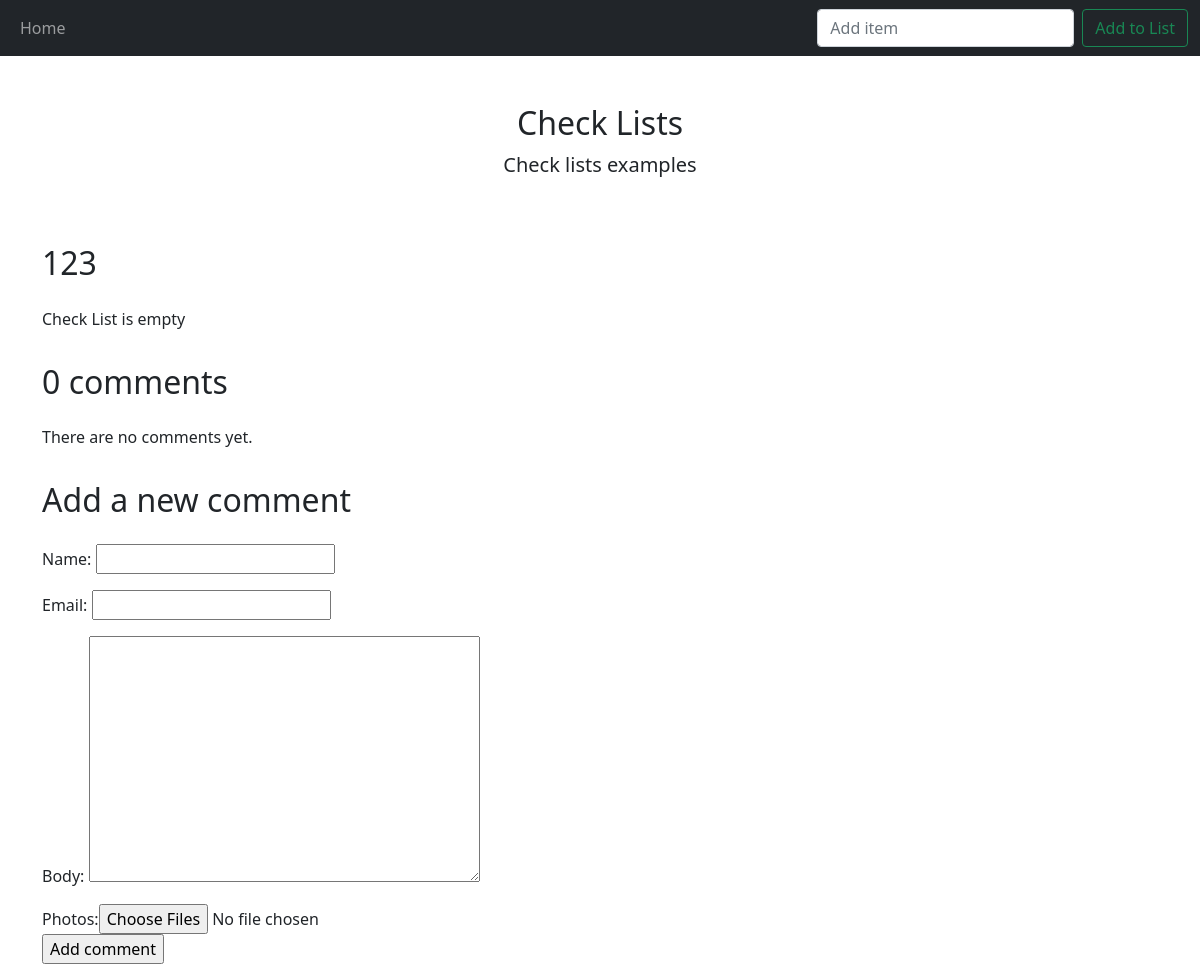
The page /checklist/3 on the database as committed earlier.
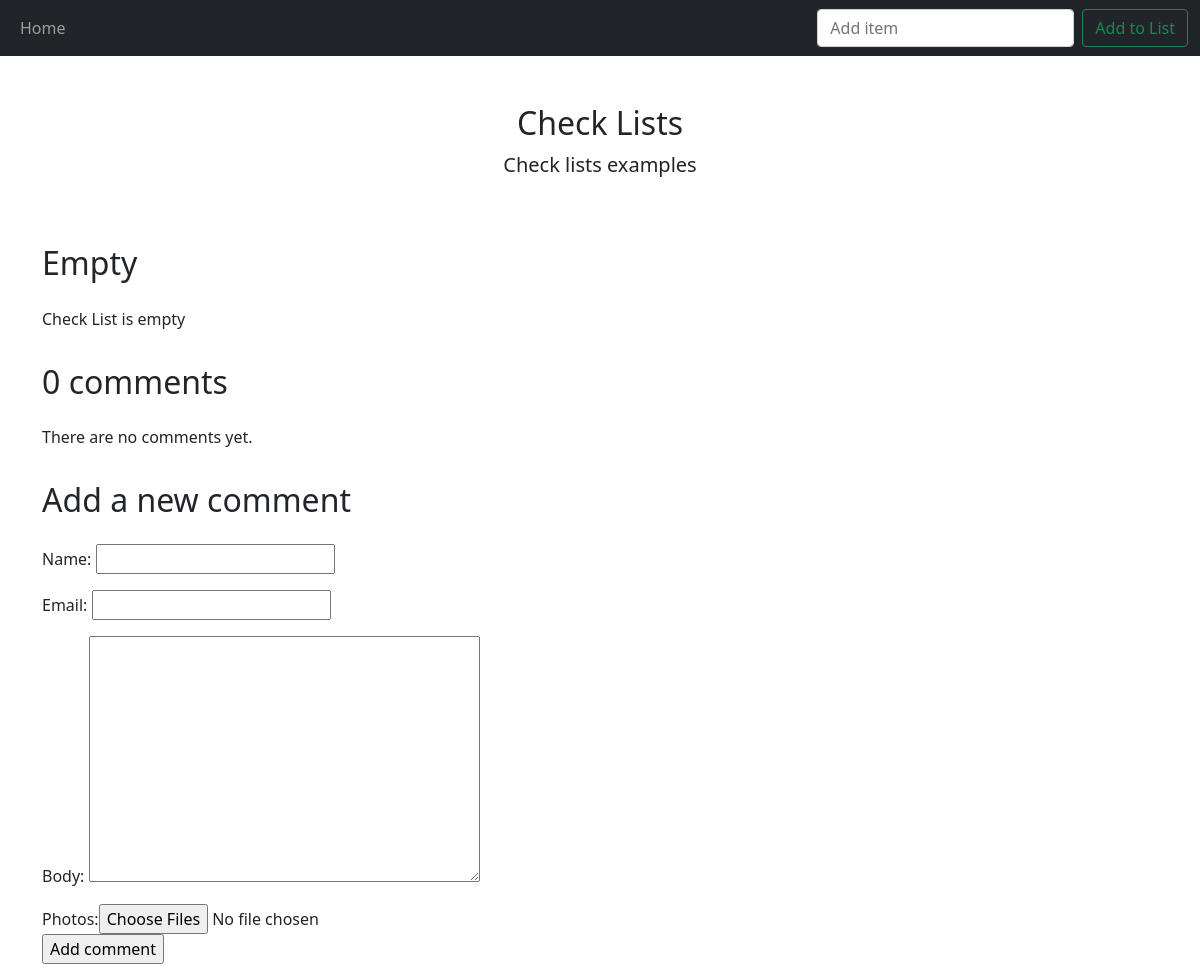
The same page on the database as committed later.
### checklist/models.py (models this page shows)
class CheckList(models.Model):
    objects = models.Manager()
    name = models.CharField(max_length=100)
    description = models.CharField(max_length=150)
    completed = models.BooleanField(default=False)
    date = models.DateField("Created", default=datetime.date.today)
    def __str__(self):
        return str(self.name)

### checklist/views.py (the view)
# urls.py: path('checklist/<list_id>', views.show_full_list, name='checklist'),
def show_full_list(request, list_id):
    checklist = CheckList.objects.get(pk=list_id)
    categories = checklist.categories.order_by('id')
    subtasks = list()
    for each in categories:
        subtasks.append(list(SubTask.objects.filter(related_category_id=each).order_by('id')))
    comments = checklist.comments.filter(active=True)
    images = Image.objects.filter()[:5]
    if request.method == 'POST':
        comment_form = CommentForm(request.POST)
        form_images = CommentImagesForm(request.POST, request.FILES, request=request)
        if comment_form.is_valid() and form_images.is_valid():
            new_comment = comment_form.save(commit=False)
            new_comment.post = checklist
            form_images.save_for(new_comment.save())
            new_comment.save()
        return HttpResponseRedirect(request.META.get('HTTP_REFERER', '/'))
    else:
        comment_form = CommentForm()
        form_images = CommentImagesForm()
    return render(request, 'checklist/list_view.html',
                           {'checklist': checklist, 'categories': categories, 'subtasks': subtasks,
                            'comments': comments,
                            'comment_form': comment_form,
                            'images': images,
                            'form_images': form_images})

### checklist/forms.py (shortened to what this page needs)
class CommentForm(forms.ModelForm):
    class Meta:
        model = Comment
        fields = ('name', 'email', 'body')

class CommentImagesForm(forms.Form):
    photos = forms.FileField(widget=forms.FileInput(attrs={'multiple': True}))
    def __init__(self, *args, **kwargs):
        if 'request' in kwargs:
            self.request = kwargs.pop('request')
        super().__init__(*args, **kwargs)

### checklist/templates/checklist/list_view.html (shortened to what this page needs)
{% extends "checklist/main.html" %}
{% block content %}
    <h2>{{ checklist }}</h2>
{% if categories %}
    <table class="table table-bordered">
        <script>
            let counter = 0;
        </script>
        {% for category in categories %}
        {{ forloop.counter0 }}
        {% for task in subtasks %}
          <li v-for="value in {{ tast }}">
            {{ value }}
          </li>
        </ul>
                {% endfor %}
            {% if category.completed %}
                <tr class="table-success">
                    <td><a href="{% url 'uncross_category' category.id %}"><input class="form-check-input" type="checkbox" checked disabled></a></td>
                    <td>{{ category.title }}</td>
                </tr>
                {% for task in subtasks %}
                {% for item in task %}
                <tr class="table-dark">
                    <td><a href="{% url 'uncross_subtask' item.id %}"><input class="form-check-input" type="checkbox" checked disabled></a></td>
                    <td>{{ item }}</td>
                </tr>
                {% endfor %}
                {% endfor %}
            {% else %}
                <tr>
                    <td><a href="{% url 'cross_category' category.id %}"><input class="form-check-input" type="checkbox" disabled></a></td>
                    <td>{{ category.title }}</td>
                </tr>
                {% for task in subtasks %}
                {% for item in task %}
                {% if item.completed %}
                <tr class="table-dark">
                    <td><a href="{% url 'uncross_subtask' item.id %}"><input class="form-check-input" type="checkbox" checked disabled></a></td>
                    <td>{{ item }}</td>
                </tr>
                {% else %}
                <tr class="table-secondary">
                    <td><a href="{% url 'cross_subtask' item.id %}"><input class="form-check-input" type="checkbox" disabled></a></td>
                    <td>{{ item }}</td>
                </tr>
                {% endif %}
                {% endfor %}
                {% endfor %}
            {% endif %}
        {% endfor %}
    </table>
    {% else %}
    <p>Check List is empty</p>
    {% endif %}
    {% with comments.count as total_comments %}
    <h2>
        {{ total_comments }} comment{{ total_comments|pluralize }}
    </h2>
    {% endwith %}
    {% for comment in comments %}
        <div class="comment" style="background-color: LightBlue">
            <p class="info">
                <p>{{ comment.name }}<span style="margin-left: 20px;">{{ comment.created }}</span></p>
            </p>
            {{ comment.body|linebreaks }}
        </div>
    {% empty %}
        <p>There are no comments yet.</p>
    {% endfor %}
    {% if new_comment %}
        <h2>Your comment has been added.</h2>
    {% else %}
        <h2>Add a new comment</h2>
        <form action="{{checklist.id}}" method="post">
            {{ comment_form.as_p }}
            {{ form_images }}
            <p><input type="submit" value="Add comment"></p>
        </form>
    {% endif %}
{% endblock %}

Rows that differ between the two databases and show on the page:
changed CheckList: name "123" → "Empty"
